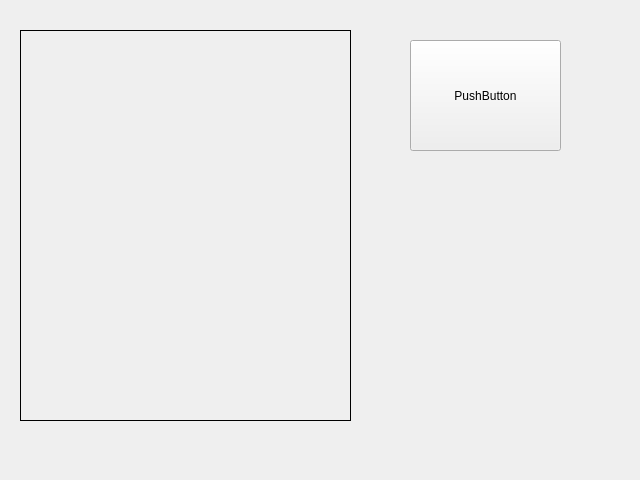
<?xml version="1.0" encoding="UTF-8"?>
<ui version="4.0">
 <class>MainWindow</class>
 <widget class="QMainWindow" name="MainWindow">
  <property name="geometry">
   <rect>
    <x>0</x>
    <y>0</y>
    <width>640</width>
    <height>480</height>
   </rect>
  </property>
  <property name="windowTitle">
   <string>MainWindow</string>
  </property>
  <widget class="QWidget" name="centralwidget">
   <widget class="QWidget" name="widget" native="true">
    <property name="geometry">
     <rect>
      <x>20</x>
      <y>30</y>
      <width>331</width>
      <height>391</height>
     </rect>
    </property>
    <property name="styleSheet">
     <string notr="true">border: 1px solid black</string>
    </property>
   </widget>
   <widget class="QPushButton" name="pushButton">
    <property name="geometry">
     <rect>
      <x>410</x>
      <y>40</y>
      <width>151</width>
      <height>111</height>
     </rect>
    </property>
    <property name="text">
     <string>PushButton</string>
    </property>
   </widget>
  </widget>
 </widget>
 <resources/>
 <connections/>
</ui>
